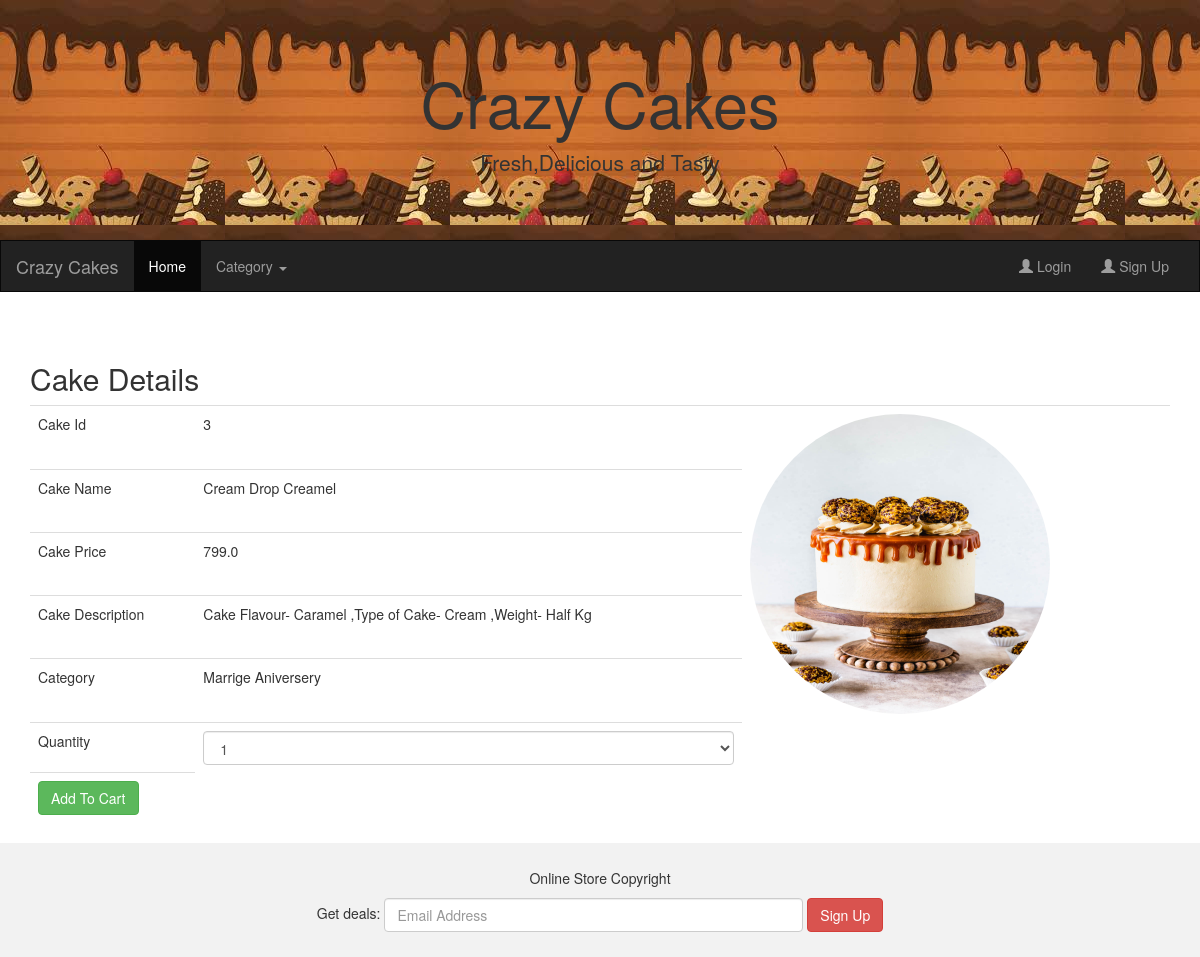
The app's page /ViewDetails/3 with its own data.
### AdminApp/models.py (models this page shows)
class Cake(models.Model):
    cake_name =models.CharField(max_length=50)
    price = models.FloatField(default=350)
    description = models.CharField(max_length=100)
    imageurl = models.ImageField(upload_to ='Images',default='abc.jpg')
    category = models.ForeignKey(Category,on_delete=models.CASCADE)
    class Meta:
        db_table = 'Cake'

class Category(models.Model):
    cate_name = models.CharField(max_length=20)
    def __str__(self):
        return self.cate_name
    class Meta:
        db_table = 'Category'

### UserApp/views.py (the view)
# urls.py: path('ViewDetails/<id>',views.ViewDetails),
def ViewDetails(request,id):
    cats = Category.objects.all()
    cake = Cake.objects.get(id=id)
    return render(request,"ViewDetails.html",{"cats":cats,"cake":cake})

### UserApp/templates/ViewDetails.html (shortened to what this page needs)
{%extends "master.html"%}
{%block content%}
<div class="container">
    <h2>Cake Details</h2>
    <form method="post" action="/addToCart">
<table class="table">
    <tr><td>Cake Id</td><td>{{cake.id}}
    </td><td rowspan="5">
        <img src="{{cake.imageurl.url}}" class="img-circle" height="300px" width="300px"/>
    </td></tr>
    <tr><td>Cake Name</td><td>{{cake.cake_name}}</td></tr>
    <tr><td>Cake Price</td><td>{{cake.price}}</td></tr>
    <tr><td>Cake Description</td><td>{{cake.description}}</td></tr>
    <tr><td>Category</td><td>{{cake.category}}</td></tr>
    <tr><td>Quantity</td>
    <td><select name="qty" class="form-control">
        <option>1</option>
    </select></td></tr>
    <tr><td><button type="submit" class="btn btn-success">
        Add To Cart</button></td></tr>
</table>
</form>
</div>
{%endblock%}

### records on screen
Cake: id "3", imageurl (picture), cake_name "Cream Drop Creamel", price "799.0", description "Cake Flavour- Caramel ,Type of Cake- Cream ,Weight- Half Kg", category "Marrige Aniversery"
